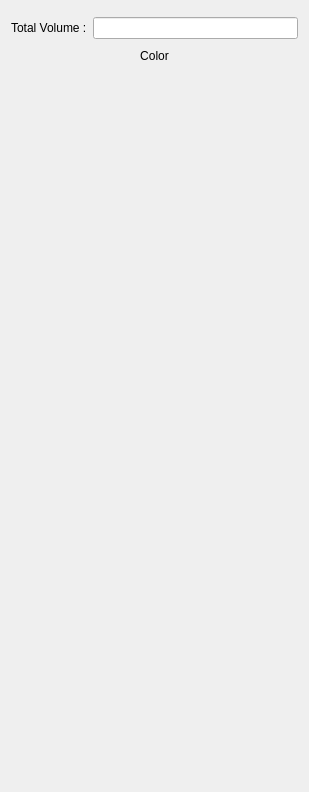
<?xml version="1.0" encoding="UTF-8"?>
<ui version="4.0">
 <class>PropertyCluster</class>
 <widget class="QWidget" name="PropertyCluster">
  <property name="geometry">
   <rect>
    <x>0</x>
    <y>0</y>
    <width>309</width>
    <height>792</height>
   </rect>
  </property>
  <property name="sizePolicy">
   <sizepolicy hsizetype="Preferred" vsizetype="Preferred">
    <horstretch>0</horstretch>
    <verstretch>0</verstretch>
   </sizepolicy>
  </property>
  <property name="maximumSize">
   <size>
    <width>600</width>
    <height>16777215</height>
   </size>
  </property>
  <property name="windowTitle">
   <string>Cluster properties</string>
  </property>
  <layout class="QGridLayout" name="gridLayout">
   <item row="1" column="1">
    <widget class="QDoubleEdit" name="totalVolumeLineEdit">
     <property name="readOnly">
      <bool>true</bool>
     </property>
    </widget>
   </item>
   <item row="1" column="0">
    <widget class="QLabel" name="totalVolumeLabel">
     <property name="text">
      <string>Total Volume :</string>
     </property>
    </widget>
   </item>
   <item row="4" column="0" colspan="2">
    <spacer name="verticalSpacer">
     <property name="orientation">
      <enum>Qt::Vertical</enum>
     </property>
     <property name="sizeHint" stdset="0">
      <size>
       <width>20</width>
       <height>40</height>
      </size>
     </property>
    </spacer>
   </item>
   <item row="2" column="0" colspan="2">
    <widget class="QPushButton" name="colorPicker">
     <property name="mouseTracking">
      <bool>false</bool>
     </property>
     <property name="autoFillBackground">
      <bool>true</bool>
     </property>
     <property name="text">
      <string>Color</string>
     </property>
     <property name="icon">
      <iconset theme=":/icons/100x100/icons8-question-mark-32.png">
       <normaloff>.</normaloff>.</iconset>
     </property>
     <property name="flat">
      <bool>true</bool>
     </property>
    </widget>
   </item>
   <item row="3" column="0" colspan="2">
    <widget class="GenericPropertiesFeet" name="genericPropsFeetWidget" native="true"/>
   </item>
   <item row="0" column="0" colspan="2">
    <widget class="GenericPropertiesHead" name="genericPropsHeadWidget" native="true"/>
   </item>
  </layout>
 </widget>
 <customwidgets>
  <customwidget>
   <class>GenericPropertiesHead</class>
   <extends>QWidget</extends>
   <header location="global">GenericPropertiesHead.h</header>
   <container>1</container>
  </customwidget>
  <customwidget>
   <class>GenericPropertiesFeet</class>
   <extends>QWidget</extends>
   <header>GenericPropertiesFeet.h</header>
   <container>1</container>
  </customwidget>
  <customwidget>
   <class>QDoubleEdit</class>
   <extends>QLineEdit</extends>
   <header>qdoubleedit.h</header>
  </customwidget>
 </customwidgets>
 <tabstops>
  <tabstop>colorPicker</tabstop>
 </tabstops>
 <resources>
  <include location="../../../openscantools.qrc"/>
 </resources>
 <connections/>
</ui>
